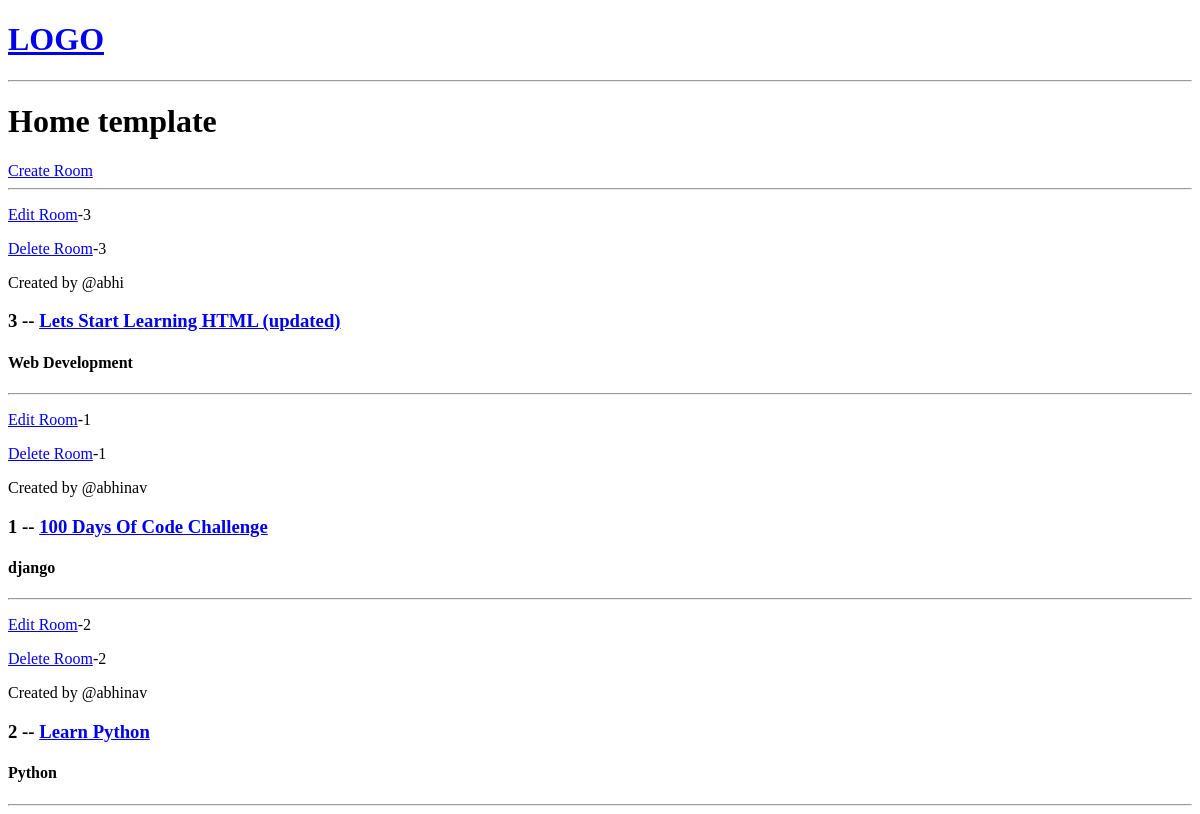
Before: / with the older database file.
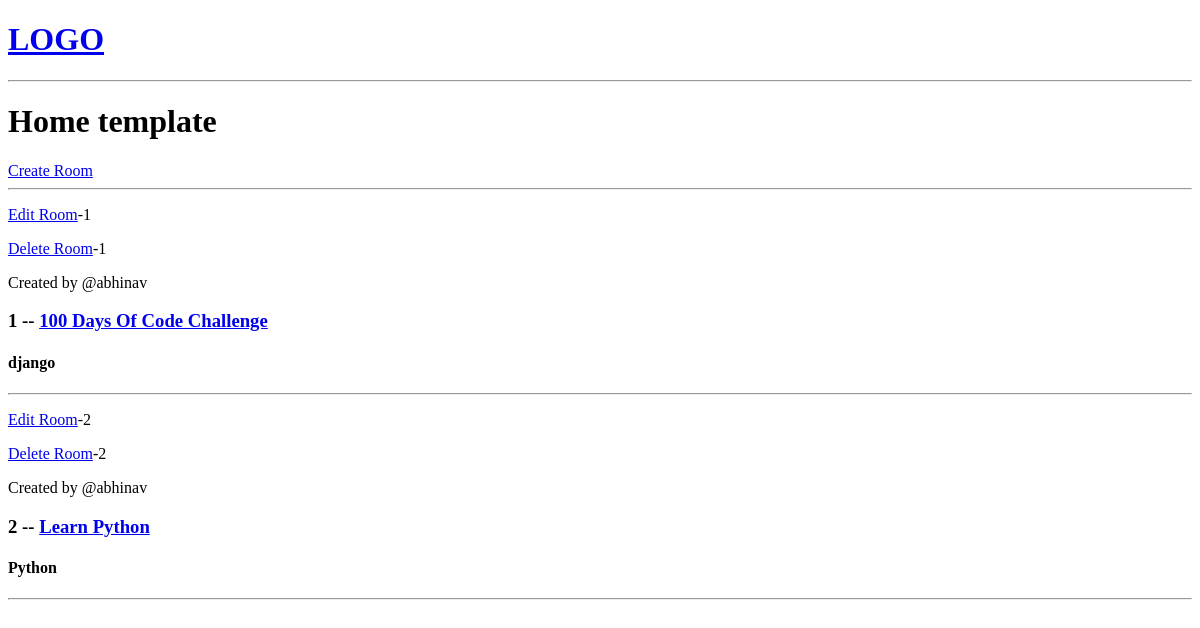
After: the same page with the newer database file.
### base/models.py (models this page shows, shortened)
class Room(models.Model):
    host = models.ForeignKey(User, on_delete=models.SET_NULL, null=True)
    topic =  models.ForeignKey(Topic, on_delete=models.SET_NULL, null=True)
    name = models.CharField(max_length=200, null=False)
    description = models.TextField(null=True, blank=True)
    updated = models.DateTimeField(auto_now=True)
    created = models.DateTimeField(auto_now_add=True)
    class Meta:
        ordering = ['-updated', '-created']

class Topic(models.Model):
    name = models.CharField(max_length=200)

### base/views.py (the view)
# urls.py: path('', views.home, name= 'home'),
def home(request):
    rooms = Room.objects.all()
    context = {'rooms':rooms}
    return render(request, 'base/home.html', context)

### base/templates/base/home.html
{% extends "main.html" %} {% block content %}
<h1>Home template</h1>
<div>
  <a href="{% url 'create-room' %}">Create Room</a><br />
  <hr />
  {% for room in rooms %}
  <p><a href="{% url 'update-room' room.id %}">Edit Room</a>-{{room.id}}</p>
  <p><a href="{% url 'delete-room' room.id %}">Delete Room</a>-{{room.id}}</p>
  <span>Created by @{{room.host.username}}</span>
  <h3>{{room.id}} -- <a href="{% url 'room' room.id %}">{{room.name}}</a></h3>
  <h4>{{room.topic.name}}</h4>
  <hr />
  {% endfor %}
</div>
{% endblock %}

### templates/main.html (shortened to what this page needs)
<!DOCTYPE html>
<html lang="en">
  <head>
  </head>
  <body>
    {% include "navbar.html" %} {% block content %} {% endblock %}
  </body>
</html>

### templates/navbar.html
<a href="/">
  <h1>LOGO</h1>
</a>
<hr />

Changed rows visible on the page:
removed Room: id "3", host.username "abhi", name "Lets Start Learning HTML (updated)", topic.name "Web Development"
